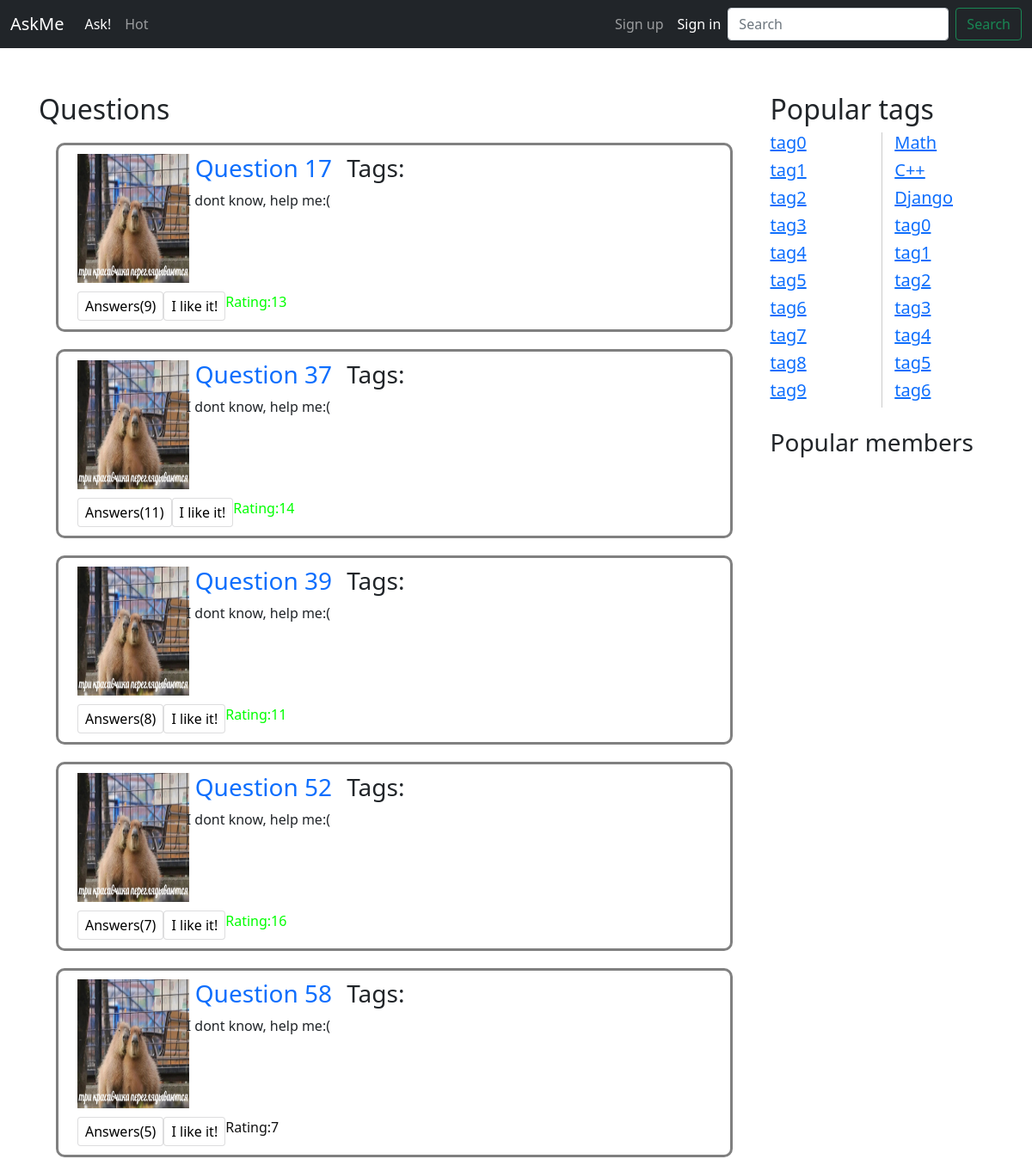
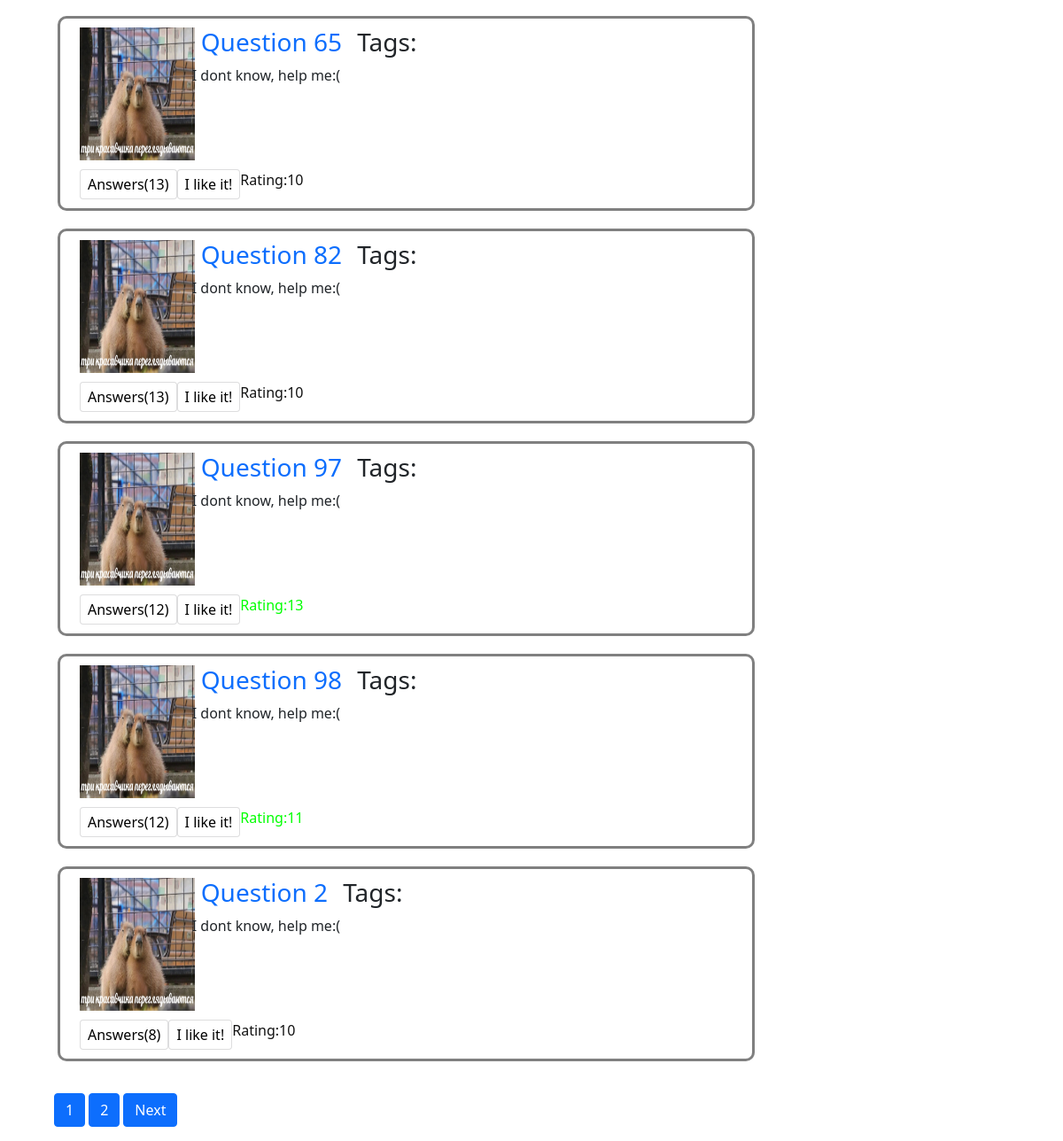
The page / on the database its author committed (2 pictures, top to bottom).
### app/models.py (models this page shows, shortened)
class Question(models.Model):
    objects = QuestionManager()
    author = models.ForeignKey(Profile, on_delete=models.CASCADE, null=True)
    tags = models.ManyToManyField(Tag)
    create_date = models.DateTimeField(blank=True, auto_now=True)
    title = models.CharField(max_length=256)
    text = models.CharField(max_length=1000, blank=True)
    like = GenericRelation(Like)
    def likes(self):
        return Like.objects.filter(object_id=self.id).count()

class Tag(models.Model):
    objects = TagManager()
    title = models.CharField(max_length=50, verbose_name="Tag")

### app/views.py (the view)
# urls.py: path('', views.index, name="index"),
def index(request):
    content = pagination(Question.objects.all().annotate(answers_count=Count("answer", distinct=True)),
                         request)
    tags = Tag.objects.all().values()[:20]
    return render(request, "index.html", {"questions": content, "tags": tags})

### app/views.py (called while the page is built)
def pagination(list_obj, request):
    paginator = Paginator(list_obj, PAGINATION_SIZE)
    page = request.GET.get('page')
    content = paginator.get_page(page)
    return content

### templates/index.html
{% extends "inc/base.html" %}
{% load static %}
{% block content %}
    <h2 class="mt-5">Questions</h2>
    {% for question in questions %}
        {% include 'inc/question.html' %}
    {% endfor %}
    {% include "inc/question_paginator.html" %}
{% endblock %}

### templates/inc/question.html (shortened to what this page needs)
{% load static %}
<div class="row question">
    <div class="col-2">
        <img class="avatar-question" src="{% static 'img/Capibers.jpg' %}" alt="">
    </div>
    <div class="col-10">
        <h3 class = "tags"><a href="{% url 'question' question.id %}"
                                            style="margin:10px;">{{ question.title }}</a> Tags:
        </h3>
        <p>{{ question.text }}</p>
    </div>
    <div class="col-md-6 d-flex justify-content-left" style="padding-top: 10px">
        <div>
            <button style="background-color: #fff; padding: 4px 8px; border-radius: 4px; border: 1px solid rgba(27, 31, 35, 0.15);">
                Answers({{ question.answers_count }})
            </button>
        </div>
        <div>
            <button style="background-color: #fff; padding: 4px 8px; border-radius: 4px; border: 1px solid rgba(27, 31, 35, 0.15);">
                I like it!
            </button>
        </div>
        <div>
            {% if question.likes > 10 %}
                <div style="color: #00ff00">Rating:{{ question.likes }}</div>
            {% else %}
                <div style="color: #111111">Rating:{{ question.likes }}</div>
            {% endif %}
        </div>
    </div>
</div>

### templates/inc/tags.html
{% load static %}
<div class="col-3">
    <div class="mt-3, tags, sidebar_column">
        <h5><a href="{% url 'question_tag' tag.title %}">{{ tag.title }}</a></h5>
    </div>
</div>

### static/css/main.css (style rules this page uses)
.question { border: 3px solid gray; border-radius: 10px; margin: 20px; padding: 10px; }
.avatar-question { width: 150px; height: 150px; padding: 0px 20px 0px 0px; margin: 0px; }
.tags A { text-decoration: none; }
.sidebar_column { -webkit-column-width: 30px; -moz-column-width: 30px; column-width: 30px; -webkit-column-count: 2; -moz-column-count: 2; column-count: 2; -webkit-column-gap: 30px; -moz-column-gap: 30px; column-gap: 30px; -webkit-column-rule: 1px solid #ccc; -moz-column-rule: 1px solid #ccc; column-rule: 1px solid #ccc; }

### rows shown on the page
Question: title "Question 17", text "I dont know, help me:(", answers_count "9", likes "13"
Question: title "Question 37", text "I dont know, help me:(", answers_count "11", likes "14"
Question: title "Question 39", text "I dont know, help me:(", answers_count "8", likes "11"
Question: title "Question 52", text "I dont know, help me:(", answers_count "7", likes "16"
Question: title "Question 58", text "I dont know, help me:(", answers_count "5", likes "7"
Question: title "Question 65", text "I dont know, help me:(", answers_count "13", likes "10"
Question: title "Question 82", text "I dont know, help me:(", answers_count "13", likes "10"
Question: title "Question 97", text "I dont know, help me:(", answers_count "12", likes "13"
Question: title "Question 98", text "I dont know, help me:(", answers_count "12", likes "11"
Question: title "Question 2", text "I dont know, help me:(", answers_count "8", likes "10"
Tag: title "tag0"
Tag: title "tag1"
Tag: title "tag2"
Tag: title "tag3"
Tag: title "tag4"
Tag: title "tag5"
Tag: title "tag6"
Tag: title "tag7"
Tag: title "tag8"
Tag: title "tag9"
Tag: title "Math"
Tag: title "C++"
Tag: title "Django"
Tag: title "tag0"
Tag: title "tag1"
Tag: title "tag2"
Tag: title "tag3"
Tag: title "tag4"
Tag: title "tag5"
Tag: title "tag6"

### other values the page prints
{{ questions.number }} "1"
{{ questions.next_page_number }} "2"
